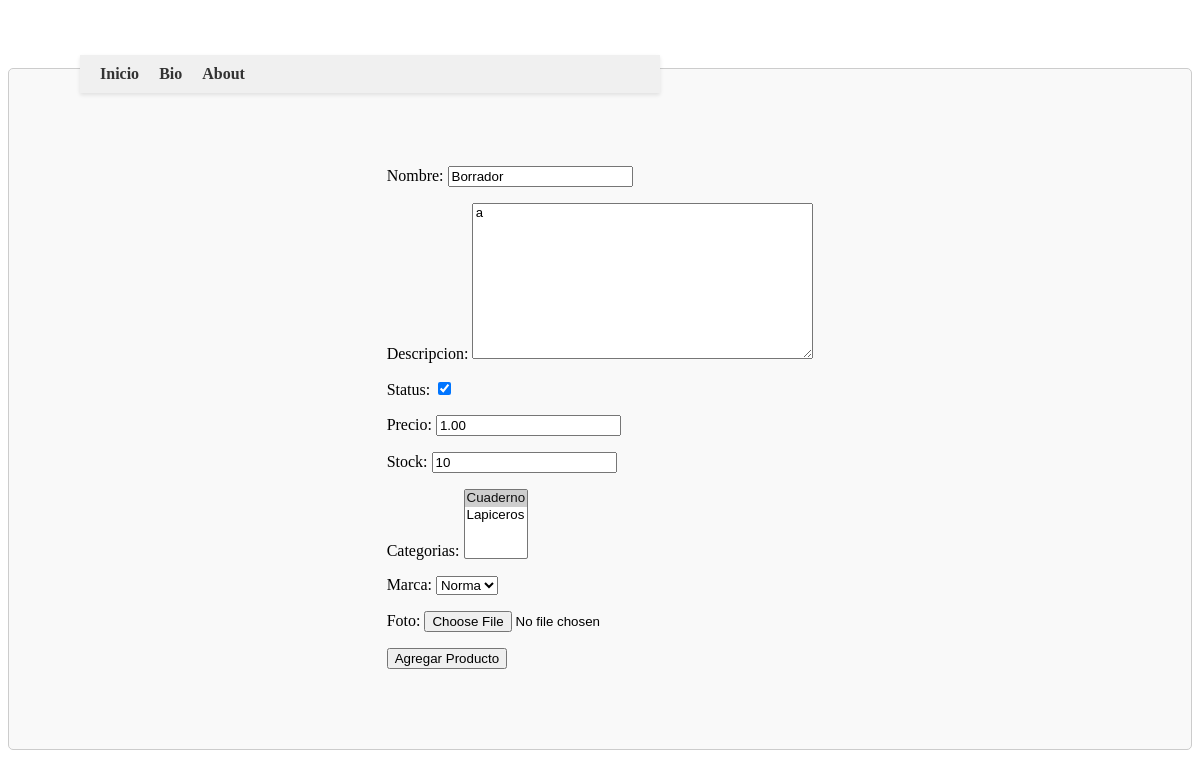
Page /editar_producto/7/ (signed in) on the earlier database version.
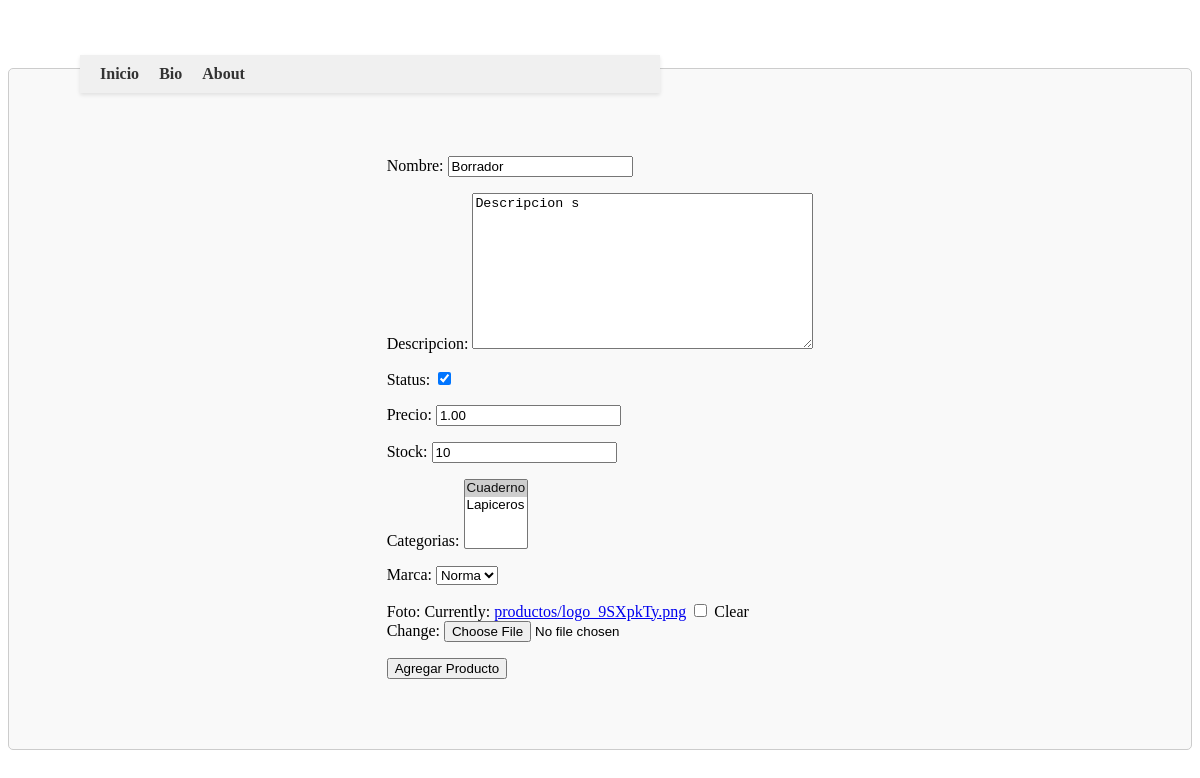
Same page on the later database version.
### home/models.py (models this page shows, shortened)
class Producto(models.Model):
    nombre = models.CharField(max_length=100)
    descripcion = models.TextField(max_length=500)
    status = models.BooleanField(default=True)
    precio = models.DecimalField(max_digits=6, decimal_places=2)
    stock = models.IntegerField()
    categorias = models.ManyToManyField(Categoria, blank=True)
    marca = models.ForeignKey(Marca, on_delete=models.CASCADE)
    foto = models.ImageField(upload_to='productos/', null=True, blank=True)  # foto opcional

class Categoria(models.Model):
    nombre = models.CharField(max_length=100)
    descripcion = models.TextField(max_length=500)
    def __str__(self):
        return self.nombre

class Marca(models.Model):
    nombre = models.CharField(max_length=100)
    def __str__(self):
        return self.nombre

### home/views.py (the view)
# urls.py: path('editar_producto/<int:id_prod>/', vista_editar_producto, name='vista_editar_producto'),
@login_required(login_url='/login/')
def vista_editar_producto(request, id_prod):
    prod = Producto.objects.get(id=id_prod)
    if request.method == "POST":
        formulario = agregar_producto_form(request.POST, request.FILES, instance=prod)
        if formulario.is_valid():
            prod = formulario.save()
            return redirect('vista_lista_producto')
    else:
        formulario = agregar_producto_form(instance=prod)
    return render(request, 'vista_agregar_producto.html', locals())

### home/forms.py
class agregar_producto_form(forms.ModelForm):
    class Meta:
        model = Producto
        fields ='__all__'

### templates/vista_agregar_producto.html (shortened to what this page needs)
{% extends 'base.html' %}
{% block contenido %}
<div class="container">
    <form action="" method="POST" enctype="multipart/form-data">
         {{ formulario.as_p }}
         <input type="submit" value="Agregar Producto">
    </form>
</div>
{% endblock %}

Differences in the rows shown:
changed Producto "Norma": descripcion "a" → "Descripcion s"
Other differences:
form field as_p: (not shown) → "☐"
text no longer shown: "Nombre: Descripcion: Status: Precio: Stock: Categorias: Marca: Foto:"
text now shown: "Nombre: Descripcion: Status: Precio: Stock: Categorias: Marca: Foto: Currently: productos/logo_9SXpkTy.png Clear Change:"
